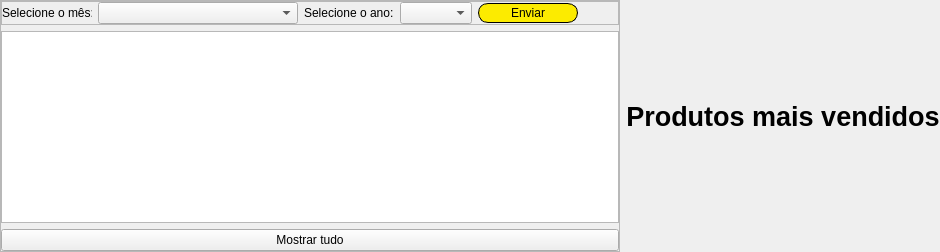
         <widget class="QWidget" name="page_3">
          <layout class="QHBoxLayout" name="horizontalLayout_3">
           <property name="leftMargin">
            <number>0</number>
           </property>
           <property name="topMargin">
            <number>0</number>
           </property>
           <property name="rightMargin">
            <number>0</number>
           </property>
           <property name="bottomMargin">
            <number>0</number>
           </property>
           <item>
            <widget class="QFrame" name="frame_4">
             <property name="frameShape">
              <enum>QFrame::StyledPanel</enum>
             </property>
             <property name="frameShadow">
              <enum>QFrame::Raised</enum>
             </property>
             <layout class="QVBoxLayout" name="verticalLayout_2">
              <property name="leftMargin">
               <number>0</number>
              </property>
              <property name="topMargin">
               <number>0</number>
              </property>
              <property name="rightMargin">
               <number>0</number>
              </property>
              <property name="bottomMargin">
               <number>0</number>
              </property>
              <item>
               <widget class="QFrame" name="frame_6">
                <property name="frameShape">
                 <enum>QFrame::StyledPanel</enum>
                </property>
                <property name="frameShadow">
                 <enum>QFrame::Raised</enum>
                </property>
                <layout class="QHBoxLayout" name="horizontalLayout_10">
                 <property name="leftMargin">
                  <number>0</number>
                 </property>
                 <property name="topMargin">
                  <number>0</number>
                 </property>
                 <property name="rightMargin">
                  <number>0</number>
                 </property>
                 <property name="bottomMargin">
                  <number>0</number>
                 </property>
                 <item>
                  <widget class="QLabel" name="label_3">
                   <property name="maximumSize">
                    <size>
                     <width>90</width>
                     <height>16777215</height>
                    </size>
                   </property>
                   <property name="text">
                    <string>Selecione o mês:</string>
                   </property>
                  </widget>
                 </item>
                 <item>
                  <widget class="QComboBox" name="comboBoxMeses2">
                   <property name="minimumSize">
                    <size>
                     <width>200</width>
                     <height>0</height>
                    </size>
                   </property>
                   <property name="maximumSize">
                    <size>
                     <width>221</width>
                     <height>16777215</height>
                    </size>
                   </property>
                  </widget>
                 </item>
                 <item>
                  <widget class="QLabel" name="label_4">
                   <property name="text">
                    <string>Selecione o ano:</string>
                   </property>
                  </widget>
                 </item>
                 <item>
                  <widget class="QComboBox" name="comboBoxAno2"/>
                 </item>
                 <item>
                  <widget class="QPushButton" name="btnAtualizar2">
                   <property name="minimumSize">
                    <size>
                     <width>100</width>
                     <height>20</height>
                    </size>
                   </property>
                   <property name="styleSheet">
                    <string notr="true">QPushButton{
background-color: rgb(252, 235, 0);
border:1px solid;
border-radius:10px;
}

QPushButton:hover{
	background-color: rgb(232, 213, 0);
}
</string>
                   </property>
                   <property name="text">
                    <string>Enviar</string>
                   </property>
                  </widget>
                 </item>
                 <item>
                  <spacer name="horizontalSpacer_11">
                   <property name="orientation">
                    <enum>Qt::Horizontal</enum>
                   </property>
                   <property name="sizeType">
                    <enum>QSizePolicy::MinimumExpanding</enum>
                   </property>
                   <property name="sizeHint" stdset="0">
                    <size>
                     <width>40</width>
                     <height>20</height>
                    </size>
                   </property>
                  </spacer>
                 </item>
                </layout>
               </widget>
              </item>
              <item>
               <widget class="QTableWidget" name="tableWidgetTop10"/>
              </item>
              <item>
               <widget class="QPushButton" name="btnMore">
                <property name="text">
                 <string>Mostrar tudo</string>
                </property>
               </widget>
              </item>
             </layout>
            </widget>
           </item>
           <item>
            <layout class="QGridLayout" name="gridLayout_4">
             <property name="leftMargin">
              <number>0</number>
             </property>
             <item row="1" column="0">
              <spacer name="horizontalSpacer_10">
               <property name="orientation">
                <enum>Qt::Horizontal</enum>
               </property>
               <property name="sizeHint" stdset="0">
                <size>
                 <width>40</width>
                 <height>20</height>
                </size>
               </property>
              </spacer>
             </item>
             <item row="0" column="0">
              <widget class="QLabel" name="label_10">
               <property name="font">
                <font>
                 <pointsize>20</pointsize>
                 <weight>75</weight>
                 <bold>true</bold>
                </font>
               </property>
               <property name="text">
                <string>Produtos mais vendidos</string>
               </property>
               <property name="alignment">
                <set>Qt::AlignCenter</set>
               </property>
              </widget>
             </item>
            </layout>
           </item>
          </layout>
         </widget>
